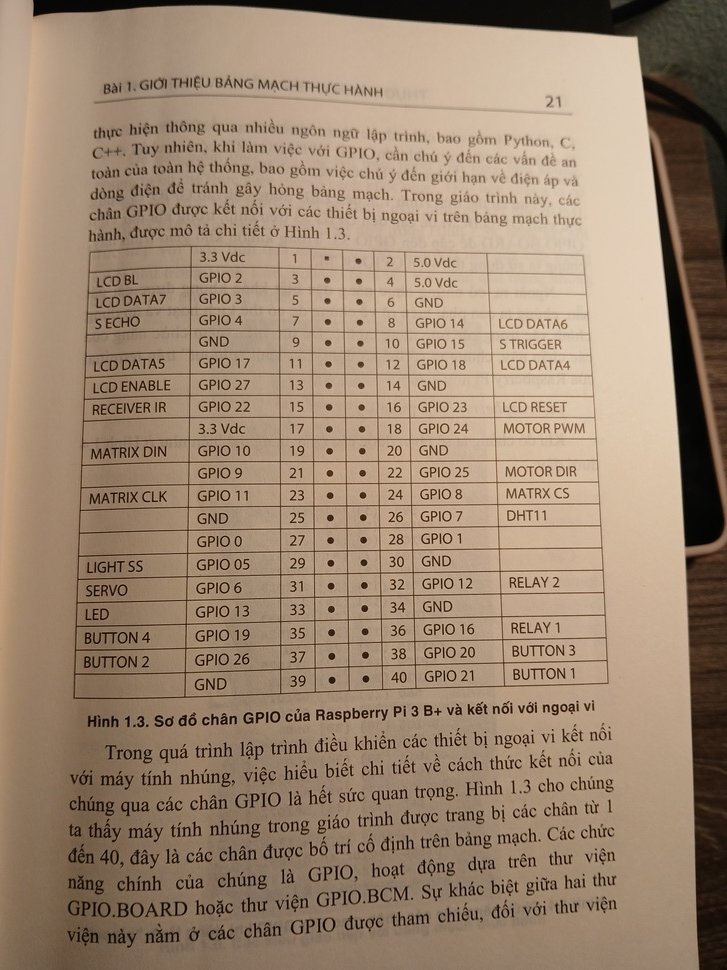
#> input picture 20251224_025827.jpg, 727 x 970 px, shrunk from 3060 x 4080 before the run, given in place of the camera
$ python demo.py
#> lines starting #> are read from the running program, lines starting #| are printed output that depends on the picture
#> in main, frame is the input picture: shape (970, 727, 3); mean B, G, R 112.5, 134.3, 156.7
import cv2
import numpy as np
import time

def quantity_red_pixel(img):
    hsv = cv2.cvtColor(img, cv2.COLOR_BGR2HSV)
#> hsv: shape (970, 727, 3); mean H, S, V 15.2, 79.4, 156.7
    lower_red_1 = np.array([0, 50, 50])
    upper_red_1 = np.array([10, 255, 255])
    lower_red_2 = np.array([170, 50, 50])
    upper_red_2 = np.array([180, 255, 255])
    mask1 = cv2.inRange(hsv, lower_red_1, upper_red_1)
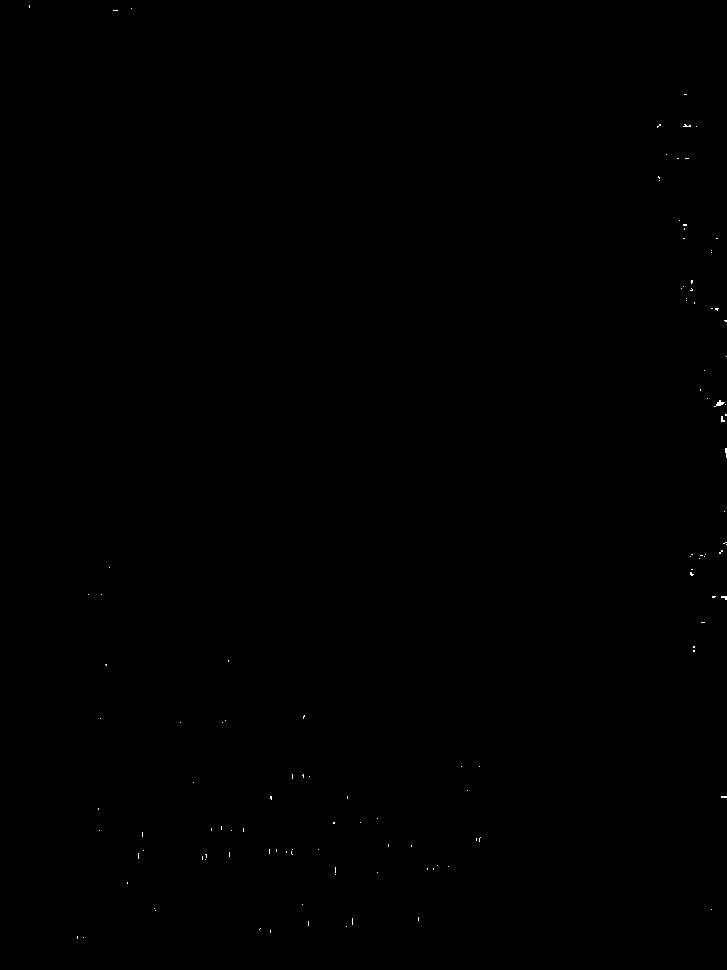
#> mask1: shape (970, 727); 0.06% white in thin lines or dots
    mask2 = cv2.inRange(hsv, lower_red_2, upper_red_2)
#> mask2: shape (970, 727); every value is 0
    mask = mask1 + mask2

    return cv2.countNonZero(mask)

def main():
    capture = cv2.VideoCapture(0)
    print("Capture ready")
    while True:
        ret, frame = capture.read()
        print(quantity_red_pixel(frame))
#| 417
        frame = cv2.flip(frame, 1)
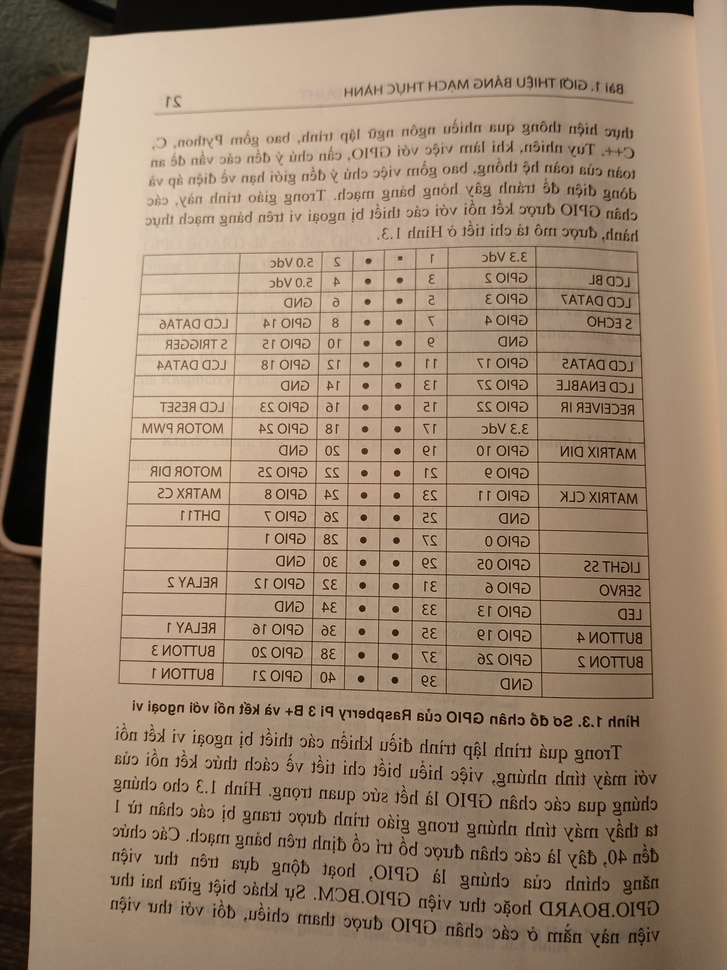
#> frame: shape (970, 727, 3); mean B, G, R 112.5, 134.3, 156.7
        cv2.imshow("Camera urs", frame)
        if cv2.waitKey(1) & 0xFF == ord('q'):
#> (key q is pressed here)
            break
        time.sleep(0.1)
    capture.release()
    cv2.destroyAllWindows()

main()
